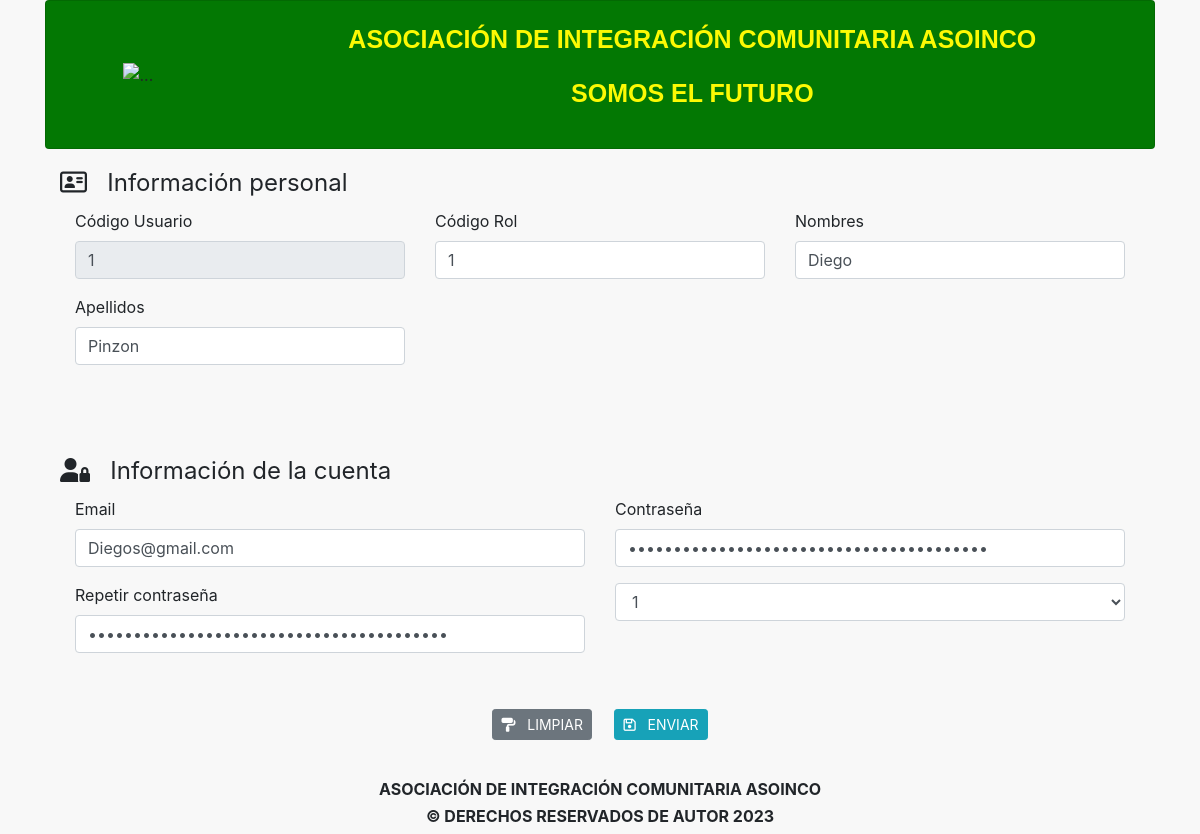
The app's page /?c=Users&a=actualizarUsuarios&codigoUser=1 (signed in) with its own data.
### tables this page shows
CREATE TABLE `usuarios` (
  `rol_codigo` int(11) NOT NULL,
  `usuario_codigo` int(11) NOT NULL,
  `usuario_nombre` varchar(45) NOT NULL,
  `usuario_apellido` varchar(45) NOT NULL,
  `usuario_correo` varchar(45) NOT NULL,
  `usuario_pass` varchar(200) NOT NULL,
  `usuario_estado` tinyint(4) NOT NULL
);

### models/Database.php (called while the page is built)
<?php
    class DataBase{
        public static function connection(){
            $hostname = "localhost";
            $port = "3306";
            $database = "prueba";
            $username = "root";
            $password = "";
			$pdo = new PDO("mysql:host=$hostname;port=$port;dbname=$database;charset=utf8",$username,$password);
			$pdo->setAttribute(PDO::ATTR_ERRMODE, PDO::ERRMODE_EXCEPTION);
			return $pdo;
		}
	}
?>

### models/User.php (called while the page is built, shortened)
<?php
    class User{
        private $dbh;
        protected $rolCode;
        protected $userCode;
        protected $userName;
        protected $userLastName;
        protected $userEmail;
        protected $userPass;
        protected $userStatus;
        public function __construct(){
            try {
                $this->dbh = DataBase::connection();
                $a = func_get_args();
                $i = func_num_args();
                if (method_exists($this, $f = '__construct' . $i)) {
                    call_user_func_array(array($this, $f), $a);
                }
            } catch (Exception $e) {
                die($e->getMessage());
            }
        }
        public function __construct7($rolCode,$userCode,$userName,$userLastName,$userEmail,$userPass,$userStatus){
            $this->rolCode = $rolCode;
            $this->userCode = $userCode;
            $this->userName = $userName;
            $this->userLastName = $userLastName;
            $this->userEmail = $userEmail;
            $this->userPass = $userPass;
            $this->userStatus = $userStatus;
        }
        public function getRolCode(){
            return $this->rolCode;
        }
        public function getUserCode(){
            return $this->userCode;
        }
        public function getUserName(){
            return $this->userName;
        }
        public function getUserLastName(){
            return $this->userLastName;
        }
        public function getUserEmail(){
            return $this->userEmail;
        }
        public function getUserPass(){
            return $this->userPass;
        }
        public function getUserStatus(){
            return $this->userStatus;
        }
        public function obtenerUserPorId($userCode) {
            try {
                $sql = "SELECT * FROM USUARIOS WHERE usuario_codigo=:userCode";
                $stmt = $this->dbh->prepare($sql);
                $stmt->bindValue('userCode', $userCode);
                $stmt->execute();
                $userDB = $stmt->fetch();
                $user = new User(
                    $userDB['rol_codigo'],
                    $userDB['usuario_codigo'],
                    $userDB['usuario_nombre'],
                    $userDB['usuario_apellido'],
                    $userDB['usuario_correo'],
                    $userDB['usuario_pass'],
                    $userDB['usuario_estado']
                );
                return $user;
            } catch (Exception $e) {
                die($e->getMessage());
            }
        }
    }
?>

### views/modules/read_user/update.users.view.php (the view, shortened to what this page needs)
<div class="container-fluid">
	<form action="" method="post" class="form-neon" autocomplete="off">
		<fieldset>
			<legend><i class="far fa-address-card"></i> &nbsp; Información personal</legend>
			<div class="container-fluid">
				<div class="row">
					<div class="col-12 col-md-4">
						<div class="form-group">
							<label for="userCodeM" class="bmd-label-floating">Código Usuario</label>
							<input type="text" pattern="[0-9-]{1,20}" class="form-control" id="userCodeM" maxlength="20" value="<?php echo $user->getUserCode() ?>" disabled>
						</div>
					</div>
					<div class="col-12 col-md-4">
						<div class="form-group">
							<label for="rolCode" class="bmd-label-floating">Código Rol</label>
							<input type="text" pattern="[0-9-]{1,20}" class="form-control" name="rolCode" id="rolCode" maxlength="20" value="<?php echo $user->getRolCode() ?>">
						</div>
					</div>
					<div class="col-12 col-md-4">
						<div class="form-group">
							<label for="userName" class="bmd-label-floating">Nombres</label>
							<input type="text" pattern="[a-zA-ZáéíóúÁÉÍÓÚñÑ ]{1,35}" class="form-control" name="userName" id="userName" maxlength="35" value="<?php echo $user->getUserName() ?>">
						</div>
					</div>
					<div class="col-12 col-md-4">
						<div class="form-group">
							<label for="userLastName" class="bmd-label-floating">Apellidos</label>
							<input type="text" pattern="[a-zA-ZáéíóúÁÉÍÓÚñÑ ]{1,35}" class="form-control" name="userLastName" id="userLastName" maxlength="35" value="<?php echo $user->getUserLastName() ?>">
						</div>
					</div>
				</div>
			</div>
		</fieldset>
		<br><br><br>
		<fieldset>
			<legend><i class="fas fa-user-lock"></i> &nbsp; Información de la cuenta</legend>
			<div class="container-fluid">
				<div class="row">
					<div class="col-12 col-md-6">
						<div class="form-group">
							<label for="userEmail" class="bmd-label-floating">Email</label>
							<input type="email" class="form-control" name="userEmail" id="userEmail" maxlength="70" value="<?php echo $user->getUserEmail() ?>">
						</div>
					</div>
					<div class="col-12 col-md-6">
						<div class="form-group">
							<label for="userPass" class="bmd-label-floating">Contraseña</label>
							<input type="password" class="form-control" name="userPass" id="userPass" maxlength="200" value="<?php echo $user->getUserPass() ?>">
						</div>
					</div>
					<div class="col-12 col-md-6">
						<div class="form-group">
							<label for="userPassConfirm" class="bmd-label-floating">Repetir contraseña</label>
							<input type="password" class="form-control" name="userPassConfirm" id="userPassConfirm" maxlength="200" value="<?php echo $user->getUserPass() ?>">
						</div>
					</div>
					<div class="col-12 col-md-6">
						<div class="form-group">
							<select class="form-control" name="userStatus">
								<?php
								for ($i = 0; $i <= 1; $i++) {
									if ($user->getUserStatus() == $i) {
										echo '<option value="' . ($i) . '" selected>' . $user->getUserStatus() . '</option>';
									} else {
										echo '<option value="' . ($i) . '">' . ($i) . '</option>';
									}
								}
								?>
							</select>
						</div>
					</div>
				</div>
		</fieldset>
		<p class="text-center" style="margin-top: 40px;">
			<button type="reset" class="btn btn-raised btn-secondary btn-sm"><i class="fas fa-paint-roller"></i> &nbsp; LIMPIAR</button>
			<button type="submit" class="btn btn-raised btn-info btn-sm"><i class="far fa-save"></i> &nbsp; ENVIAR</button>
		</p>
	</form>
</div>

### assets/css/styles.css (style rules this page uses)
body { background-color: rgb(248, 248, 248); }

### records on screen
usuarios: usuario_codigo "1", rolCode "1", userName "Diego", userLastName "Pinzon", userEmail "Diegos@gmail.com"

### other values on screen
form field userStatus "1"
